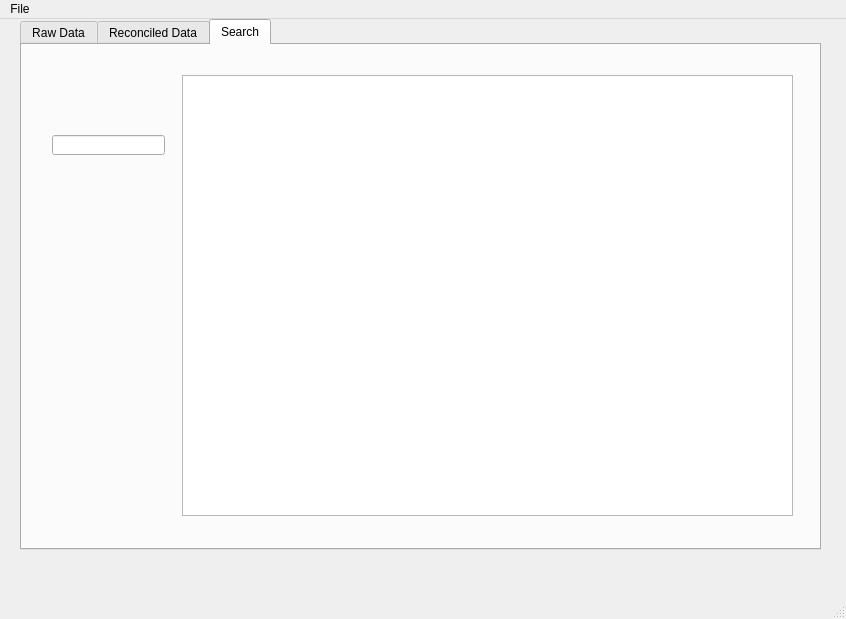
<?xml version="1.0" encoding="UTF-8"?>
<ui version="4.0">
 <class>MainWindow</class>
 <widget class="QMainWindow" name="MainWindow">
  <property name="geometry">
   <rect>
    <x>0</x>
    <y>0</y>
    <width>846</width>
    <height>619</height>
   </rect>
  </property>
  <property name="windowTitle">
   <string>MainWindow</string>
  </property>
  <widget class="QWidget" name="centralwidget">
   <widget class="QTabWidget" name="tabWidget">
    <property name="geometry">
     <rect>
      <x>20</x>
      <y>0</y>
      <width>801</width>
      <height>531</height>
     </rect>
    </property>
    <property name="currentIndex">
     <number>2</number>
    </property>
    <widget class="QWidget" name="Tab1">
     <attribute name="title">
      <string>Raw Data</string>
     </attribute>
     <widget class="QListWidget" name="cbulistWidget">
      <property name="geometry">
       <rect>
        <x>360</x>
        <y>50</y>
        <width>321</width>
        <height>281</height>
       </rect>
      </property>
     </widget>
     <widget class="QLabel" name="labelForCBUList">
      <property name="geometry">
       <rect>
        <x>400</x>
        <y>10</y>
        <width>151</width>
        <height>41</height>
       </rect>
      </property>
      <property name="text">
       <string>Loaded CBU Files</string>
      </property>
     </widget>
     <widget class="QListWidget" name="listWidget">
      <property name="geometry">
       <rect>
        <x>20</x>
        <y>50</y>
        <width>311</width>
        <height>281</height>
       </rect>
      </property>
     </widget>
     <widget class="QLabel" name="labelForDuesList">
      <property name="geometry">
       <rect>
        <x>30</x>
        <y>10</y>
        <width>151</width>
        <height>41</height>
       </rect>
      </property>
      <property name="text">
       <string>Loaded Dues Deductions Files</string>
      </property>
     </widget>
     <widget class="QPushButton" name="RemoveFileButton">
      <property name="geometry">
       <rect>
        <x>200</x>
        <y>20</y>
        <width>75</width>
        <height>23</height>
       </rect>
      </property>
      <property name="text">
       <string>Remove File</string>
      </property>
     </widget>
     <widget class="QPushButton" name="ReconcileEveryThingButton">
      <property name="geometry">
       <rect>
        <x>280</x>
        <y>370</y>
        <width>141</width>
        <height>24</height>
       </rect>
      </property>
      <property name="text">
       <string>Reconcile Everything</string>
      </property>
     </widget>
     <widget class="QPushButton" name="ReconcileButton">
      <property name="geometry">
       <rect>
        <x>30</x>
        <y>420</y>
        <width>83</width>
        <height>24</height>
       </rect>
      </property>
      <property name="text">
       <string>Reconcile</string>
      </property>
     </widget>
     <widget class="QLabel" name="labelDuesFile">
      <property name="geometry">
       <rect>
        <x>150</x>
        <y>420</y>
        <width>201</width>
        <height>21</height>
       </rect>
      </property>
      <property name="text">
       <string>Nothing Selected</string>
      </property>
     </widget>
     <widget class="QLabel" name="labelCBUFile">
      <property name="geometry">
       <rect>
        <x>370</x>
        <y>420</y>
        <width>201</width>
        <height>21</height>
       </rect>
      </property>
      <property name="text">
       <string>Nothing Selected</string>
      </property>
     </widget>
    </widget>
    <widget class="QWidget" name="tab">
     <attribute name="title">
      <string>Reconciled Data</string>
     </attribute>
     <widget class="QListWidget" name="ReconciledList">
      <property name="geometry">
       <rect>
        <x>240</x>
        <y>60</y>
        <width>256</width>
        <height>192</height>
       </rect>
      </property>
     </widget>
    </widget>
    <widget class="QWidget" name="tab_2">
     <attribute name="title">
      <string>Search</string>
     </attribute>
     <widget class="QTextBrowser" name="searchOutputBox">
      <property name="geometry">
       <rect>
        <x>160</x>
        <y>30</y>
        <width>611</width>
        <height>441</height>
       </rect>
      </property>
     </widget>
     <widget class="QLineEdit" name="SearchLine">
      <property name="geometry">
       <rect>
        <x>30</x>
        <y>90</y>
        <width>113</width>
        <height>20</height>
       </rect>
      </property>
     </widget>
    </widget>
   </widget>
  </widget>
  <widget class="QMenuBar" name="menubar">
   <property name="geometry">
    <rect>
     <x>0</x>
     <y>0</y>
     <width>846</width>
     <height>15</height>
    </rect>
   </property>
   <widget class="QMenu" name="menuFile">
    <property name="title">
     <string>File</string>
    </property>
    <addaction name="actionExit"/>
   </widget>
   <addaction name="menuFile"/>
  </widget>
  <widget class="QStatusBar" name="statusbar"/>
  <action name="actionExit">
   <property name="text">
    <string>exit</string>
   </property>
  </action>
 </widget>
 <resources/>
 <connections/>
</ui>
